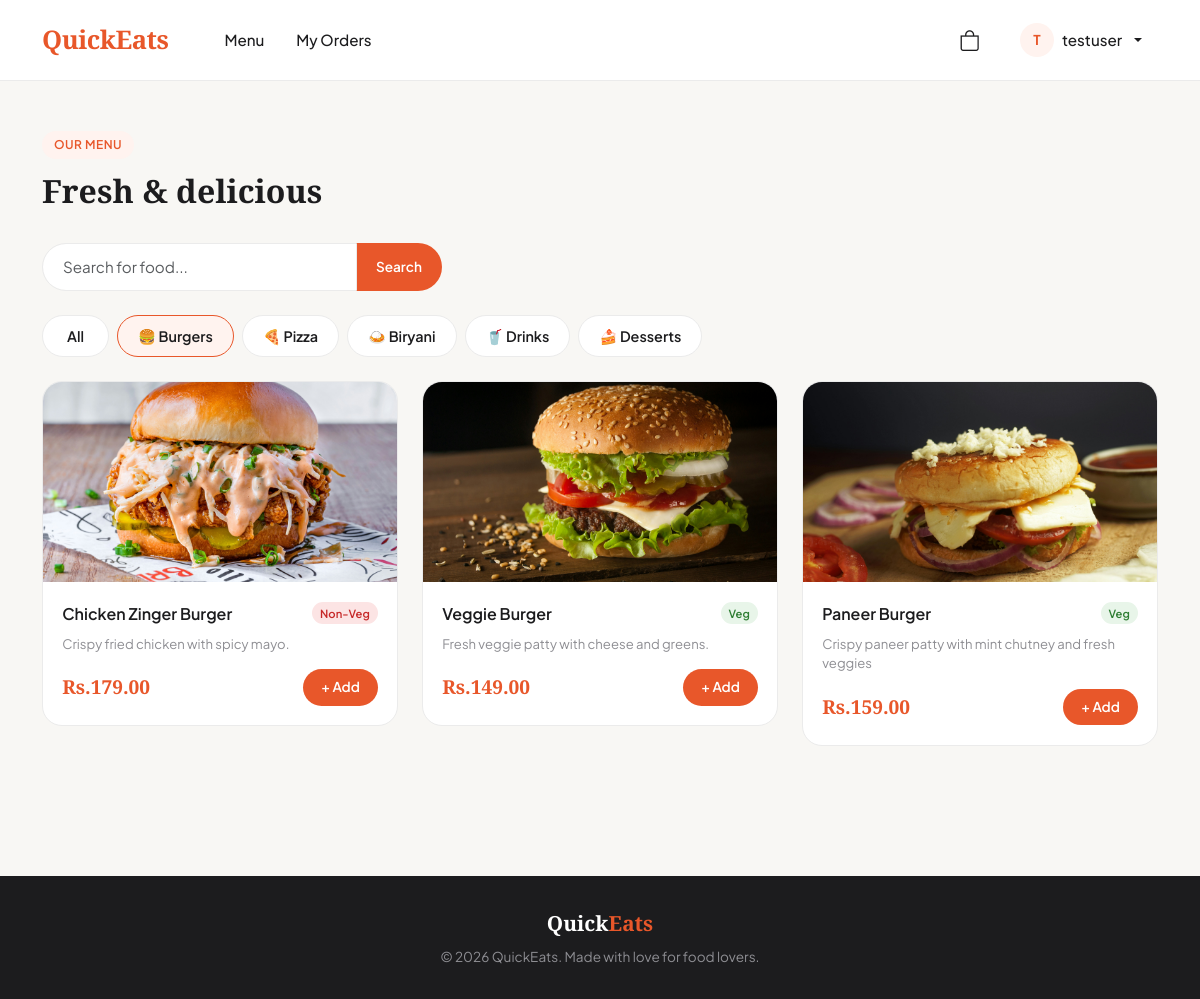
/menu/?category=1 (signed in), run on the app's committed database.
### core/models.py (models this page shows, shortened)
class Category(models.Model):
    name = models.CharField(max_length=100)
    class Meta:
        verbose_name_plural = "Categories"

class FoodItem(models.Model):
    category = models.ForeignKey(Category, on_delete=models.CASCADE, related_name='items')
    name = models.CharField(max_length=200)
    description = models.TextField(blank=True)
    price = models.DecimalField(max_digits=8, decimal_places=2)
    image = models.ImageField(upload_to='food_images/', blank=True, null=True)
    is_available = models.BooleanField(default=True)
    is_veg = models.BooleanField(default=True)

### core/views.py (the view)
# urls.py: path('menu/', views.menu_view, name='menu'),
def menu_view(request):
    category_id = request.GET.get('category')
    categories = Category.objects.all()
    q = request.GET.get('q', '')
    if category_id:
        food_items = FoodItem.objects.filter(category_id=category_id, is_available=True)
        active_cat = int(category_id)
    else:
        food_items = FoodItem.objects.filter(is_available=True)
        active_cat = None
    if q:
        food_items = food_items.filter(name__icontains=q)
    return render(request, 'menu.html', {
        'food_items': food_items,
        'categories': categories,
        'active_cat': active_cat,
    })

### core/context_processors.py (called while the page is built)
def cart_count(request):
    count = 0
    if request.user.is_authenticated:
        try:
            cart = Cart.objects.get(user=request.user)
            count = cart.get_item_count()
        except Cart.DoesNotExist:
            count = 0
    return {'cart_count': count}

### core/models.py (called while the page is built)
    def get_item_count(self):
        return sum(item.quantity for item in self.cart_items.all())

### templates/menu.html (shortened to what this page needs)
{% extends 'base.html' %}
{% block content %}
<section style="padding:50px 0">
    <div class="container">
        <div class="section-tag">Our Menu</div>
        <h2 class="section-title">Fresh & delicious</h2>
        <form method="get" class="mb-4">
    <div class="input-group" style="max-width:400px">
        <input type="text" name="q" class="form-control"
               placeholder="Search for food..."
               value="{{ request.GET.q }}"
               style="border-radius:50px 0 0 50px;border:1.5px solid #ebebeb;padding:12px 20px">
        <button class="btn-add" type="submit"
                style="border-radius:0 50px 50px 0;padding:0 20px">
            Search
        </button>
    </div>
</form>
        <div class="d-flex flex-wrap gap-2 mb-4">
            <a href="{% url 'menu' %}" class="category-card d-inline-block py-2 px-4 {% if not active_cat %}active{% endif %}" style="border-radius:50px;padding:8px 20px">
                <span class="category-name">All</span>
            </a>
            {% for cat in categories %}
            <a href="{% url 'menu' %}?category={{ cat.id }}" class="category-card d-inline-block {% if active_cat == cat.id %}active{% endif %}" style="border-radius:50px;padding:8px 20px">
                <span class="category-name">
                    {% if cat.name == 'Burgers' %}🍔
                    {% elif cat.name == 'Pizza' %}🍕
                    {% elif cat.name == 'Biryani' %}🍛
                    {% elif cat.name == 'Drinks' %}🥤
                    {% elif cat.name == 'Desserts' %}🍰
                    {% else %}🍽️
                    {% endif %}
                    {{ cat.name }}
                </span>
            </a>
            {% endfor %}
        </div>
        {% if food_items %}
        <div class="row g-4">
            {% for item in food_items %}
            <div class="col-12 col-sm-6 col-lg-4">
                <div class="food-card">
                    {% if item.image %}
                    <img src="{{ item.image.url }}" class="food-img" alt="{{ item.name }}">
                    {% endif %}
                    <div class="food-card-body">
                        <div class="d-flex justify-content-between align-items-start mb-1">
                            <div class="food-name">{{ item.name }}</div>
                            {% if item.is_veg %}
                            <span class="badge-veg">Veg</span>
                            {% else %}
                            <span class="badge-nonveg">Non-Veg</span>
                            {% endif %}
                        </div>
                        <div class="food-desc">{{ item.description|truncatechars:80 }}</div>
                        <div class="d-flex justify-content-between align-items-center">
                            <div class="food-price">Rs.{{ item.price }}</div>
                            {% if user.is_authenticated %}
                            <a href="{% url 'add_to_cart' item.id %}" class="btn-add">+ Add</a>
                            {% else %}
                            <a href="{% url 'login' %}" class="btn-add">Login to Order</a>
                            {% endif %}
                        </div>
                    </div>
                </div>
            </div>
            {% endfor %}
        </div>
        {% else %}
        <div class="text-center py-5">
            <div style="font-size:4rem">😕</div>
            <h4 style="color:#8e8e93;margin-top:1rem">No items in this category</h4>
            <a href="{% url 'menu' %}" class="btn-primary-custom mt-3 d-inline-block">View All</a>
        </div>
        {% endif %}
    </div>
</section>
{% endblock %}

### templates/base.html (shortened to what this page needs)
<!DOCTYPE html>
<html lang="en">
<head>
    <link href="https://cdn.jsdelivr.net/npm/bootstrap@5.3.0/dist/css/bootstrap.min.css" rel="stylesheet">
    <link href="https://cdn.jsdelivr.net/npm/bootstrap-icons@1.10.5/font/bootstrap-icons.css" rel="stylesheet">
    {% load static %}
    <link rel="stylesheet" href="{% static 'css/style.css' %}">
</head>
<body>
<nav class="navbar navbar-expand-lg">
    <div class="container">
        <a class="navbar-brand" href="{% url 'home' %}">
            Quick<span style="color:#e8572a">Eats</span>
        </a>
        <div class="collapse navbar-collapse" id="navMenu">
            <ul class="navbar-nav me-auto ms-4">
                <li class="nav-item">
                    <a class="nav-link" href="{% url 'menu' %}">Menu</a>
                </li>
                {% if user.is_authenticated %}
                <li class="nav-item">
                    <a class="nav-link" href="{% url 'my_orders' %}">My Orders</a>
                </li>
                {% endif %}
            </ul>
            <ul class="navbar-nav ms-auto align-items-center gap-2">
                {% if user.is_authenticated %}
                <li class="nav-item">
                    <a class="nav-link position-relative" href="{% url 'cart' %}">
                        <i class="bi bi-bag" style="font-size:1.3rem;color:#1c1c1e"></i>
                    </a>
                </li>
                <li class="nav-item dropdown">
                    <a class="nav-link dropdown-toggle d-flex align-items-center gap-2" href="#" data-bs-toggle="dropdown">
                        <div style="width:34px;height:34px;border-radius:50%;background:#fff3ef;display:flex;align-items:center;justify-content:center;font-weight:700;font-size:0.85rem;color:#e8572a">
                            {{ user.username|slice:":1"|upper }}
                        </div>
                        {{ user.username }}
                    </a>
                </li>
                {% endif %}
            </ul>
        </div>
    </div>
</nav>
<main>
    {% block content %}{% endblock %}
</main>
<footer>
    <div class="container text-center">
        <div class="brand">Quick<span>Eats</span></div>
        <p class="mt-2 mb-0" style="font-size:0.85rem">© 2026 QuickEats. Made with love for food lovers.</p>
    </div>
</footer>
</body>
</html>

### static/css/style.css (style rules this page uses)
* { margin: 0; padding: 0; box-sizing: border-box; }
body { background-color: #f8f7f4; font-family: 'Plus Jakarta Sans', sans-serif; color: #1c1c1e; }
.navbar { background: #ffffff !important; border-bottom: 1px solid #ebebeb; padding: 1rem 0; box-shadow: none !important; }
.navbar-brand { font-family: 'Playfair Display', serif !important; font-size: 1.6rem !important; font-weight: 700 !important; color: #e8572a !important; letter-spacing: -0.5px; }
.navbar-brand span { color: #1c1c1e; }
.nav-link { color: #1c1c1e !important; font-weight: 500; font-size: 0.95rem; padding: 0.4rem 1rem !important; border-radius: 8px; transition: background 0.2s; }
.section-tag { display: inline-block; background: #fff3ef; color: #e8572a; font-size: 0.75rem; font-weight: 600; padding: 5px 12px; border-radius: 50px; margin-bottom: 0.8rem; letter-spacing: 0.5px; text-transform: uppercase; }
.section-title { font-family: 'Playfair Display', serif; font-size: 2rem; font-weight: 700; color: #1c1c1e; margin-bottom: 2rem; }
.category-card { background: #fff; border: 1.5px solid #ebebeb; border-radius: 16px; padding: 1.5rem 1rem; text-align: center; text-decoration: none; display: block; transition: all 0.2s; cursor: pointer; }
.category-card.active { border-color: #e8572a; background: #fff3ef; }
.category-name { font-weight: 600; font-size: 0.9rem; color: #1c1c1e; }
.food-card { background: #fff; border: 1.5px solid #ebebeb; border-radius: 20px; overflow: hidden; transition: all 0.2s; }
.food-img { width: 100%; height: 200px; object-fit: cover; }
.food-card-body { padding: 1.2rem; }
.food-name { font-weight: 600; font-size: 1rem; color: #1c1c1e; margin-bottom: 4px; }
.food-desc { font-size: 0.82rem; color: #8e8e93; margin-bottom: 1rem; line-height: 1.5; }
.food-price { font-family: 'Playfair Display', serif; font-size: 1.2rem; font-weight: 700; color: #e8572a; }
.btn-add { background: #e8572a; color: #fff; border: none; padding: 8px 18px; border-radius: 50px; font-size: 0.85rem; font-weight: 600; text-decoration: none; display: inline-block; transition: background 0.2s; }
.badge-veg { background: #e8f5e9; color: #2e7d32; font-size: 0.7rem; font-weight: 600; padding: 3px 8px; border-radius: 50px; }
.badge-nonveg { background: #fce4e4; color: #c62828; font-size: 0.7rem; font-weight: 600; padding: 3px 8px; border-radius: 50px; }
.form-control { border: 1.5px solid #ebebeb; border-radius: 12px; padding: 12px 16px; font-size: 0.95rem; transition: border-color 0.2s; }
footer { background: #1c1c1e !important; color: #8e8e93; padding: 2rem 0; margin-top: 5rem; }
footer .brand { font-family: 'Playfair Display', serif; font-size: 1.3rem; color: #fff; font-weight: 700; }
footer span { color: #e8572a; }

### data on the page
Category: name "Burgers"
Category: name "Pizza"
Category: name "Biryani"
Category: name "Drinks"
Category: name "Desserts"
FoodItem: image (picture), name "Chicken Zinger Burger", is_veg "Non-Veg", description "Crispy fried chicken with spicy mayo.", price "179.00"
FoodItem: image (picture), name "Veggie Burger", is_veg "Veg", description "Fresh veggie patty with cheese and greens.", price "149.00"
FoodItem: image (picture), name "Paneer Burger", is_veg "Veg", description "Crispy paneer patty with mint chutney and fresh veggies", price "159.00"

### other printed values
{{ user.username|slice:":1"|upper }} "T"
{{ user.username }} "testuser"
